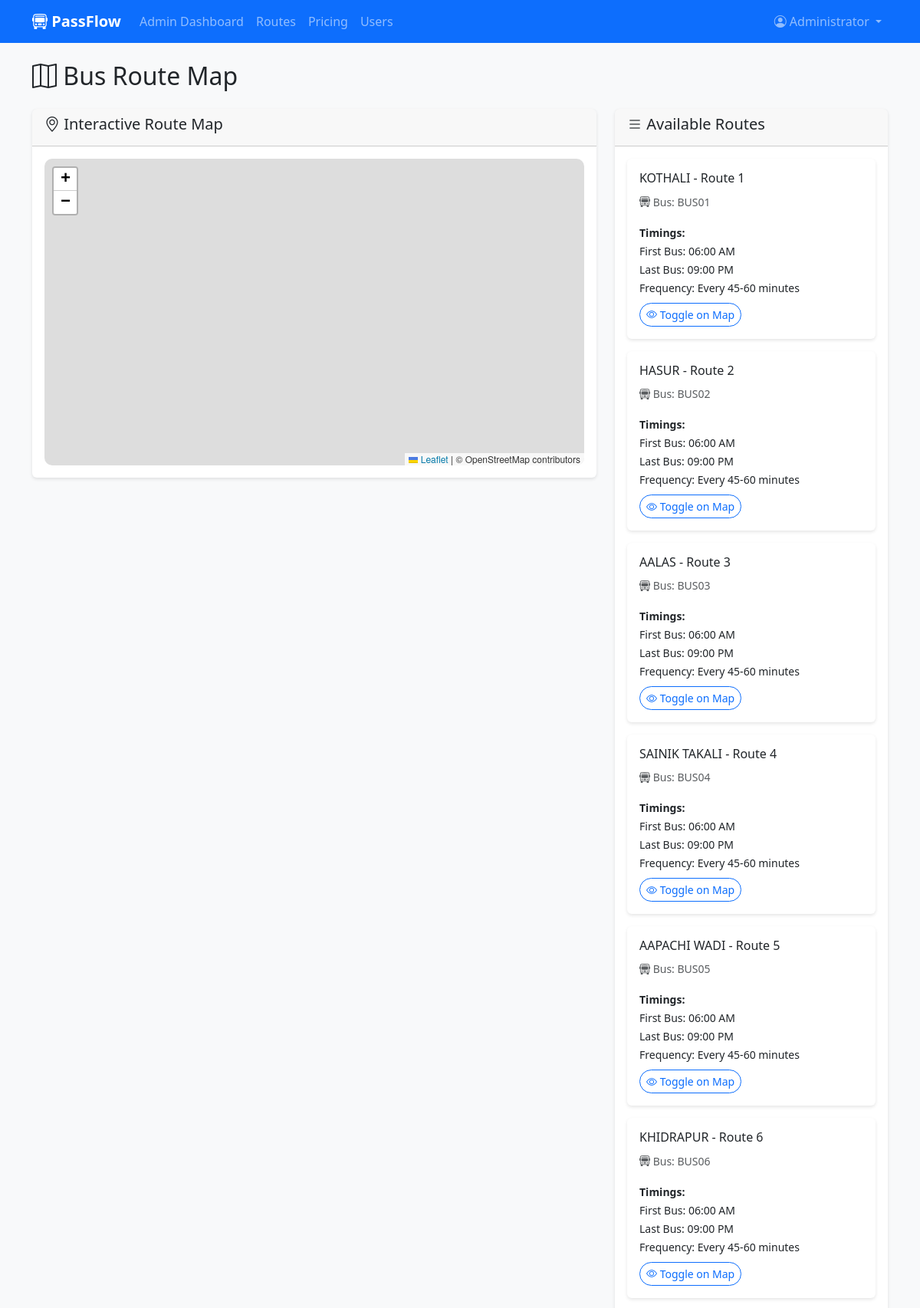
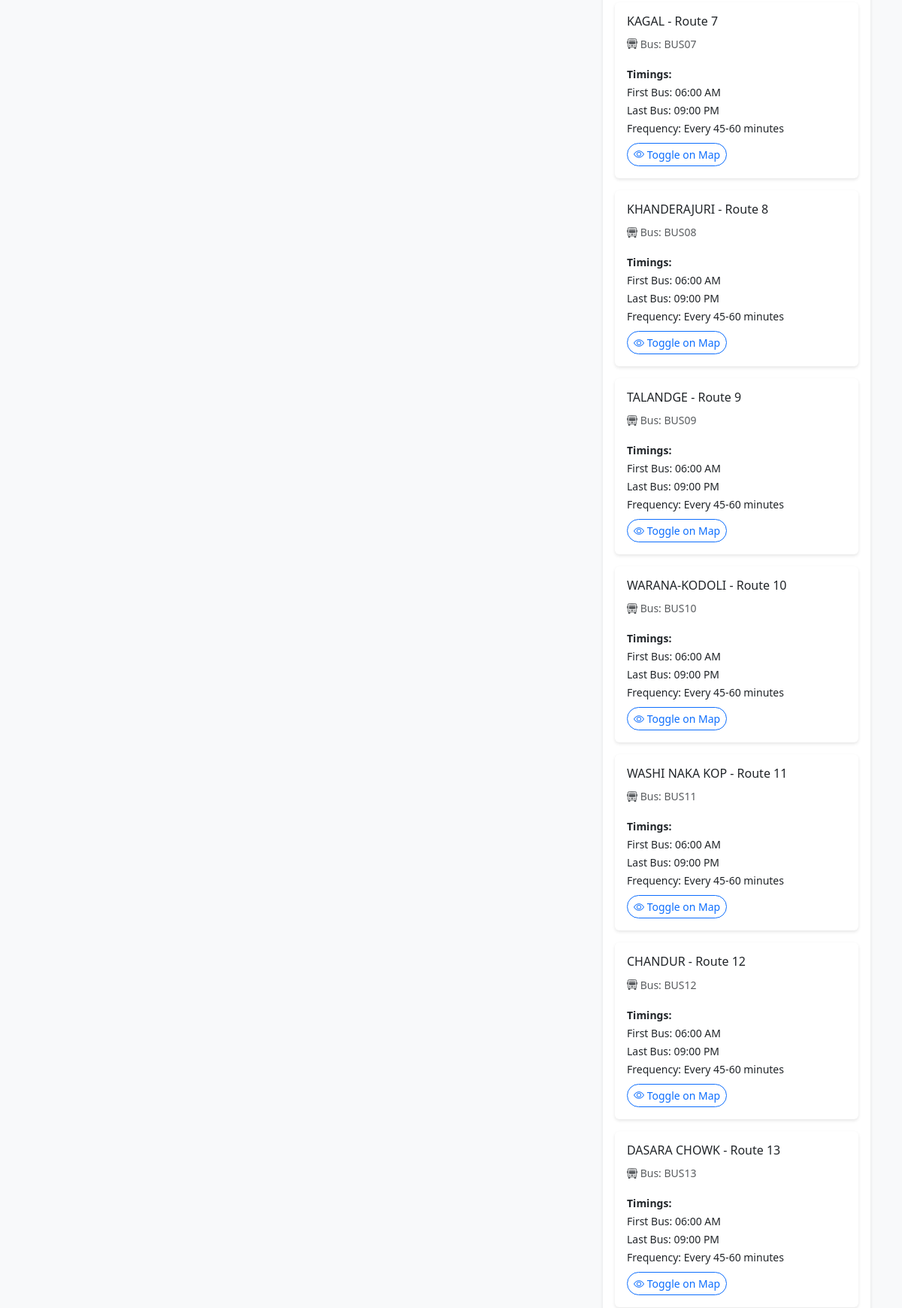
The page /route_map (signed in, upper part) on the database its author committed (2 pictures, top to bottom).
### app_complete.py (models this page shows, shortened)
class Route(db.Model):
    id = db.Column(db.Integer, primary_key=True)
    name = db.Column(db.String(100), nullable=False)
    bus_number = db.Column(db.String(20), nullable=False)
    stops = db.Column(db.Text)  # JSON string of stops with coordinates
    timings = db.Column(db.Text)  # JSON string of timing information
    created_at = db.Column(db.DateTime, default=datetime.utcnow)
    profiles = db.relationship('Profile', backref='route', lazy=True)
    passes = db.relationship('Pass', backref='route', lazy=True)
    def get_stops(self):
        return json.loads(self.stops) if self.stops else []
    def get_timings(self):
        return json.loads(self.timings) if self.timings else {}

### app_complete.py (the view)
    def decorated_function(*args, **kwargs):
        if 'user_id' not in session:
            flash('Please log in to access this page.', 'warning')
            return redirect(url_for('login'))
        return f(*args, **kwargs)

### app_complete.py (called while the page is built)
@app.context_processor
def inject_datetime():
    return {'datetime': datetime, 'date': date}

def login_required(f):
    def decorated_function(*args, **kwargs):
        if 'user_id' not in session:
            flash('Please log in to access this page.', 'warning')
            return redirect(url_for('login'))
        return f(*args, **kwargs)
    decorated_function.__name__ = f.__name__
    return decorated_function

@app.route('/route_map')
@login_required
def route_map():
    routes = Route.query.all()
    return render_template('route_map.html', routes=routes)

### templates/route_map.html (shortened to what this page needs)
{% extends "base.html" %}
{% block content %}
<div class="row">
    <div class="col-12">
        <h2 class="mb-4">
            <i class="bi bi-map"></i> Bus Route Map
        </h2>
    </div>
</div>
<div class="row">
    <div class="col-md-8">
        <div class="card">
            <div class="card-header">
                <h5><i class="bi bi-geo-alt"></i> Interactive Route Map</h5>
            </div>
            <div class="card-body">
                <div id="map"></div>
            </div>
        </div>
    </div>
    <div class="col-md-4">
        <div class="card">
            <div class="card-header">
                <h5><i class="bi bi-list"></i> Available Routes</h5>
            </div>
            <div class="card-body">
                {% if routes %}
                    {% for route in routes %}
                    <div class="card mb-3 route-card" data-route-id="{{ route.id }}">
                        <div class="card-body">
                            <h6 class="card-title">{{ route.name }}</h6>
                            <p class="card-text">
                                <small class="text-muted">
                                    <i class="bi bi-bus-front"></i> Bus: {{ route.bus_number }}
                                </small>
                            </p>
                            {% if route.get_timings() %}
                            <div class="mt-2">
                                <small><strong>Timings:</strong></small>
                                {% for time_key, time_value in route.get_timings().items() %}
                                    <br><small>{{ time_key }}: {{ time_value }}</small>
                                {% endfor %}
                            </div>
                            {% endif %}
                            <button class="btn btn-sm btn-outline-primary mt-2 toggle-route"
                                    data-route-id="{{ route.id }}">
                                <i class="bi bi-eye"></i> Toggle on Map
                            </button>
                        </div>
                    </div>
                    {% endfor %}
                {% else %}
                    <p class="text-muted">No routes available.</p>
                {% endif %}
            </div>
        </div>
    </div>
</div>
{% endblock %}

### templates/base.html (style rules this page uses)
.card { box-shadow: 0 2px 4px rgba(0,0,0,0.1); border: none; }
.btn { border-radius: 20px; }
#map { height: 400px; border-radius: 10px; }

### rows shown on the page
Route: name "KOTHALI - Route 1", bus_number "BUS01", get_timings "First Bus" "Last Bus" "Frequency", get_timings "06:00 AM" "09:00 PM" "Every 45-60 minutes"
Route: name "HASUR - Route 2", bus_number "BUS02", get_timings "First Bus" "Last Bus" "Frequency", get_timings "06:00 AM" "09:00 PM" "Every 45-60 minutes"
Route: name "AALAS - Route 3", bus_number "BUS03", get_timings "First Bus" "Last Bus" "Frequency", get_timings "06:00 AM" "09:00 PM" "Every 45-60 minutes"
Route: name "SAINIK TAKALI - Route 4", bus_number "BUS04", get_timings "First Bus" "Last Bus" "Frequency", get_timings "06:00 AM" "09:00 PM" "Every 45-60 minutes"
Route: name "AAPACHI WADI - Route 5", bus_number "BUS05", get_timings "First Bus" "Last Bus" "Frequency", get_timings "06:00 AM" "09:00 PM" "Every 45-60 minutes"
Route: name "KHIDRAPUR - Route 6", bus_number "BUS06", get_timings "First Bus" "Last Bus" "Frequency", get_timings "06:00 AM" "09:00 PM" "Every 45-60 minutes"
Route: name "KAGAL - Route 7", bus_number "BUS07", get_timings "First Bus" "Last Bus" "Frequency", get_timings "06:00 AM" "09:00 PM" "Every 45-60 minutes"
Route: name "KHANDERAJURI - Route 8", bus_number "BUS08", get_timings "First Bus" "Last Bus" "Frequency", get_timings "06:00 AM" "09:00 PM" "Every 45-60 minutes"
Route: name "TALANDGE - Route 9", bus_number "BUS09", get_timings "First Bus" "Last Bus" "Frequency", get_timings "06:00 AM" "09:00 PM" "Every 45-60 minutes"
Route: name "WARANA-KODOLI - Route 10", bus_number "BUS10", get_timings "First Bus" "Last Bus" "Frequency", get_timings "06:00 AM" "09:00 PM" "Every 45-60 minutes"
Route: name "WASHI NAKA KOP - Route 11", bus_number "BUS11", get_timings "First Bus" "Last Bus" "Frequency", get_timings "06:00 AM" "09:00 PM" "Every 45-60 minutes"
Route: name "CHANDUR - Route 12", bus_number "BUS12", get_timings "First Bus" "Last Bus" "Frequency", get_timings "06:00 AM" "09:00 PM" "Every 45-60 minutes"
Route: name "DASARA CHOWK - Route 13", bus_number "BUS13", get_timings "First Bus" "Last Bus" "Frequency", get_timings "06:00 AM" "09:00 PM" "Every 45-60 minutes"

### other values the page prints
{{ session.user_name }} "Administrator"
